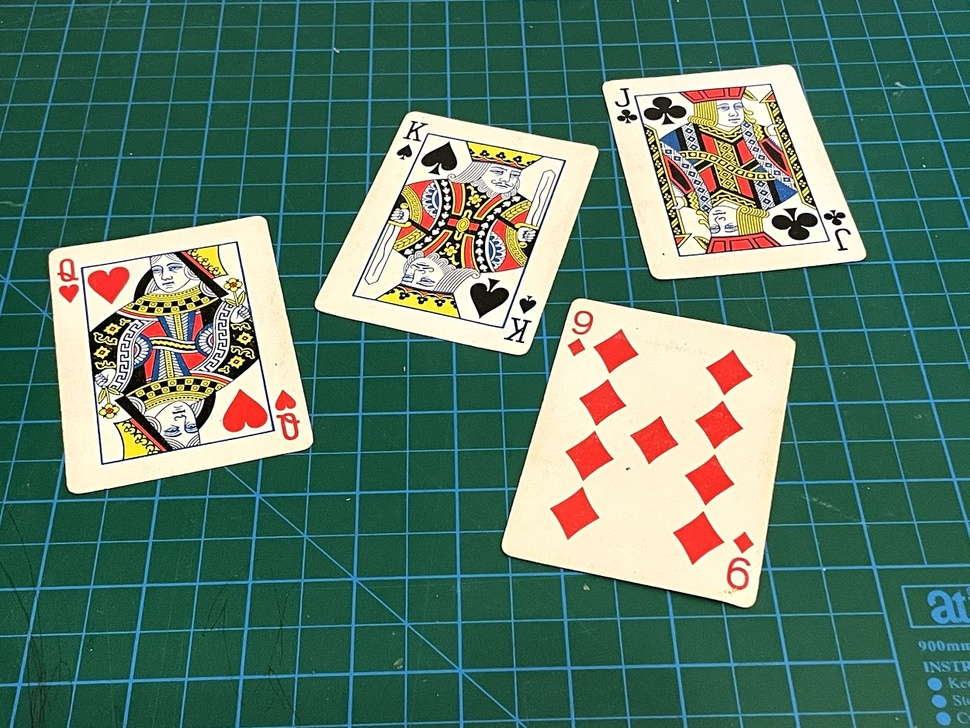
//> input picture Resources/cards.jpg, 970 x 728 px, shrunk from 1250 x 938 before the run, given in place of the camera
$ ./project1   (built with g++ and OpenCV 4)
//> lines starting //> are read from the running program, lines starting //| are printed output that depends on the picture; after the words box and inside, x2 and y2 are one past the last pixel; in counts of white or black regions, pixels touching at a corner belong together
#include <opencv2/imgcodecs.hpp>
#include <opencv2/highgui.hpp>
#include <opencv2/imgproc.hpp>
#include <opencv2/geometry.hpp>
#include <iostream>

using namespace cv;
using namespace std;


int hueMin = 0, hueMax = 179, satMin = 0, satMax = 255, valMin = 0, valMax = 255;

vector<vector<int>> colors = {
    {140, 0, 102, 179, 255, 255},
    {160, 100, 50, 180, 255, 255}
};
vector<Scalar> colorValues = {
    {0, 0, 255},
    {0, 255, 0}
};

struct canvasColor {
    Point cpoint;
    int colorIndex;
};


canvasColor findColor(Mat& img) {

    Mat imgHSV;
    cvtColor(img, imgHSV, COLOR_BGR2HSV);

    for (int i = 0; i < colors.size(); i++) {
        Scalar lower(colors[i][0], colors[i][1], colors[i][2]);
        Scalar upper(colors[i][3], colors[i][4], colors[i][5]);

        Mat mask;
        inRange(imgHSV, lower, upper, mask);

        vector<vector<Point>> contours;
        findContours(mask, contours, RETR_EXTERNAL, CHAIN_APPROX_SIMPLE);

        for (int j = 0; j < contours.size(); j++) {
            double area = contourArea(contours[j]);
            if (area > 1000) {
                drawContours(img, contours, j, colorValues[i], 2);
                Rect boundRect = boundingRect(contours[j]);
                rectangle(img, boundRect.tl(), boundRect.br(), colorValues[i], 2);
                return {Point(boundRect.x + boundRect.width / 2, boundRect.y ), i};

            }
        }

    }
    return {Point(-1, -1), -1};
}

 void drawOnCanvas(Mat &img, vector<canvasColor> colorPoints,vector<Scalar> colorValues) {
    for (const auto& point : colorPoints) {
        if (point.cpoint.x != -1 && point.cpoint.y != -1) {
            circle(img, point.cpoint, 10, colorValues[point.colorIndex], FILLED);
        }
    }
    }

int main() {


    VideoCapture cap(0);
    Mat img;


    vector<canvasColor> newPoints;

    // [7 lines of commented-out code are left out]


    while (true) {
        cap.read(img);
//> img is the input picture: 728 rows x 970 cols, CV_8UC3; mean B, G, R 104.7, 121.2, 88.9


        if (img.empty()) {

            continue;;
        }

        canvasColor colorPoint = findColor(img);
//> in findColor, `cvtColor(img, imgHSV, COLOR_BGR2HSV);`: imgHSV: 728 rows x 970 cols, CV_8UC3; mean H, S, V 66.3, 134, 129.3
//> the loop in findColor, `for (int i = 0; i < colors.size(); i++)` made 2 passes
//> pass 1, in findColor, `inRange(imgHSV, lower, upper, mask);`:
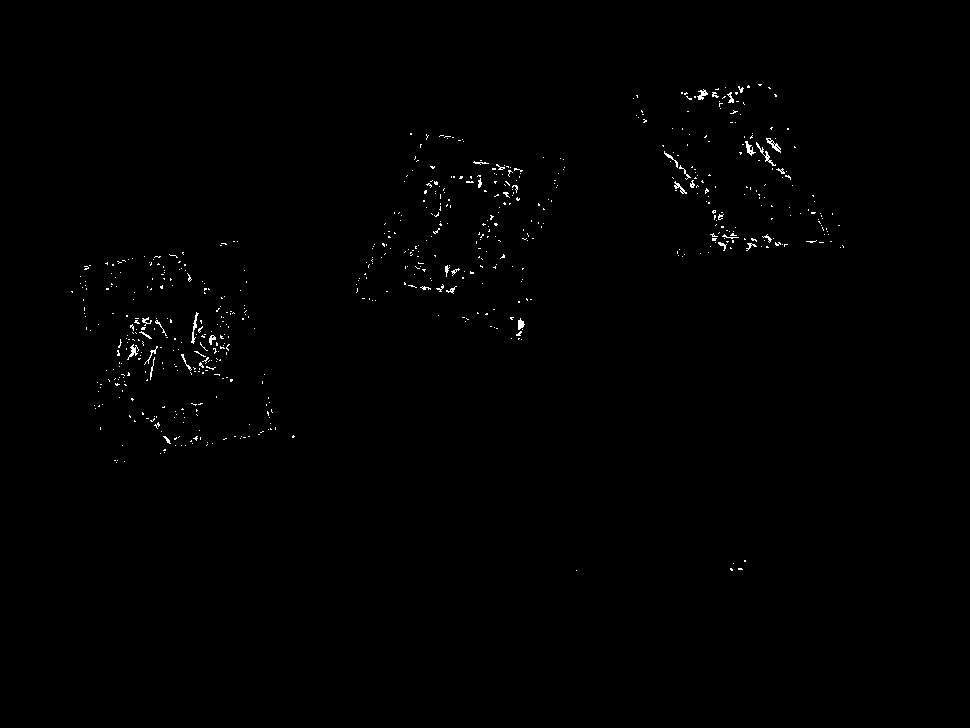
//> mask: 728 rows x 970 cols, CV_8UC1; 0.48% white in thin lines or dots, all inside (x1, y1, x2, y2) = (71, 84, 844, 571)
//> pass 2, in findColor, `inRange(imgHSV, lower, upper, mask);`:
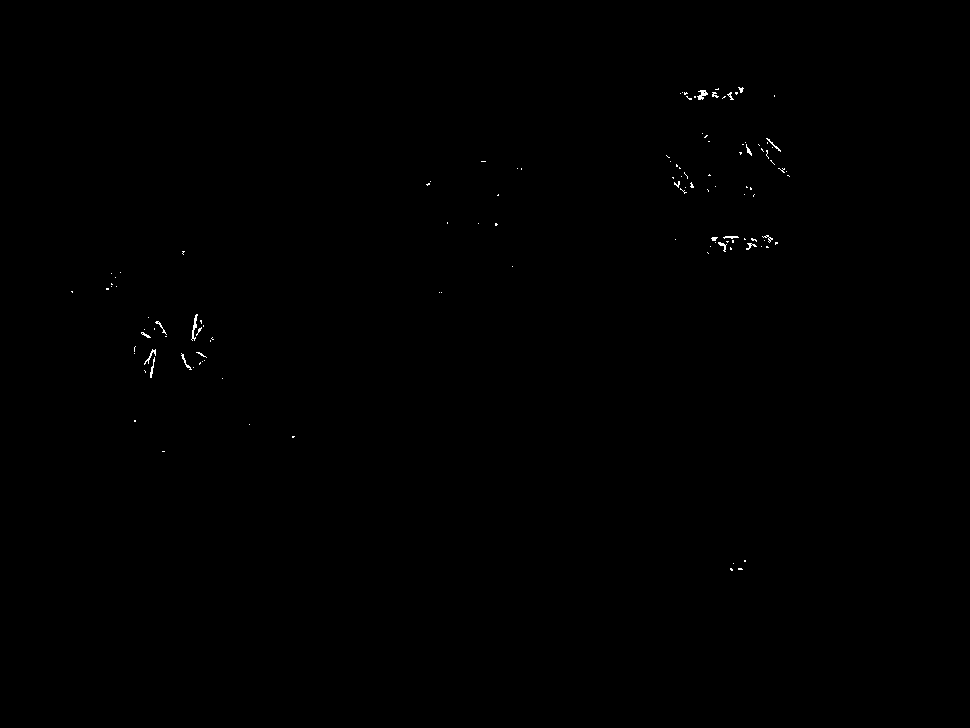
//> mask: 728 rows x 970 cols, CV_8UC1; 0.14% white in thin lines or dots, all inside (x1, y1, x2, y2) = (71, 87, 790, 571)
//> after the loop in findColor, `for (int i = 0; i < colors.size(); i++)`: colorValues = 2 Scalars: [0, 0, 255, 0], [0, 255, 0, 0]
        newPoints.push_back(colorPoint);
//> newPoints = 1 item
        drawOnCanvas(img, newPoints, colorValues);
//> the loop in drawOnCanvas, `for (const auto& point : colorPoints)` made 1 pass
        // cvtColor(img, imgHSV, COLOR_BGR2HSV);
        // inRange(imgHSV, Scalar(hueMin, satMin, valMin), Scalar(hueMax, satMax, valMax), mask);
        imshow("Image", img);
        // imshow("mask", mask);
        if (waitKey(1) == 27) break;
//> the Esc key is pressed
    }
    return 0;
}
